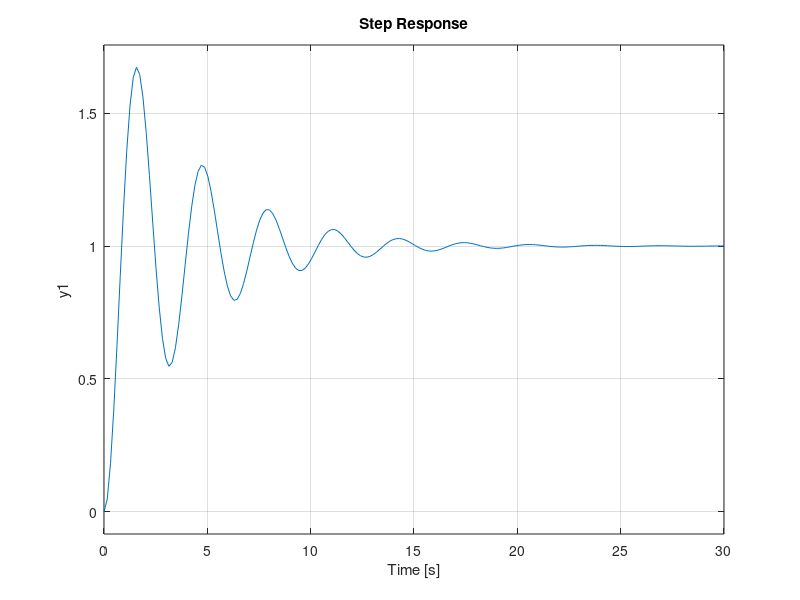

The MATLAB script that drew this image: (Note: this script raises an error after producing the figure.)
%% Variables

T = 0.5;
D= 0.125;
K = 1;



%% Function

sys = tf(K,[(T^2) (2*D*T) (1)]);

%% Plot

step(sys);

%% Export

matlab2tikz('PT2Plot.tex');